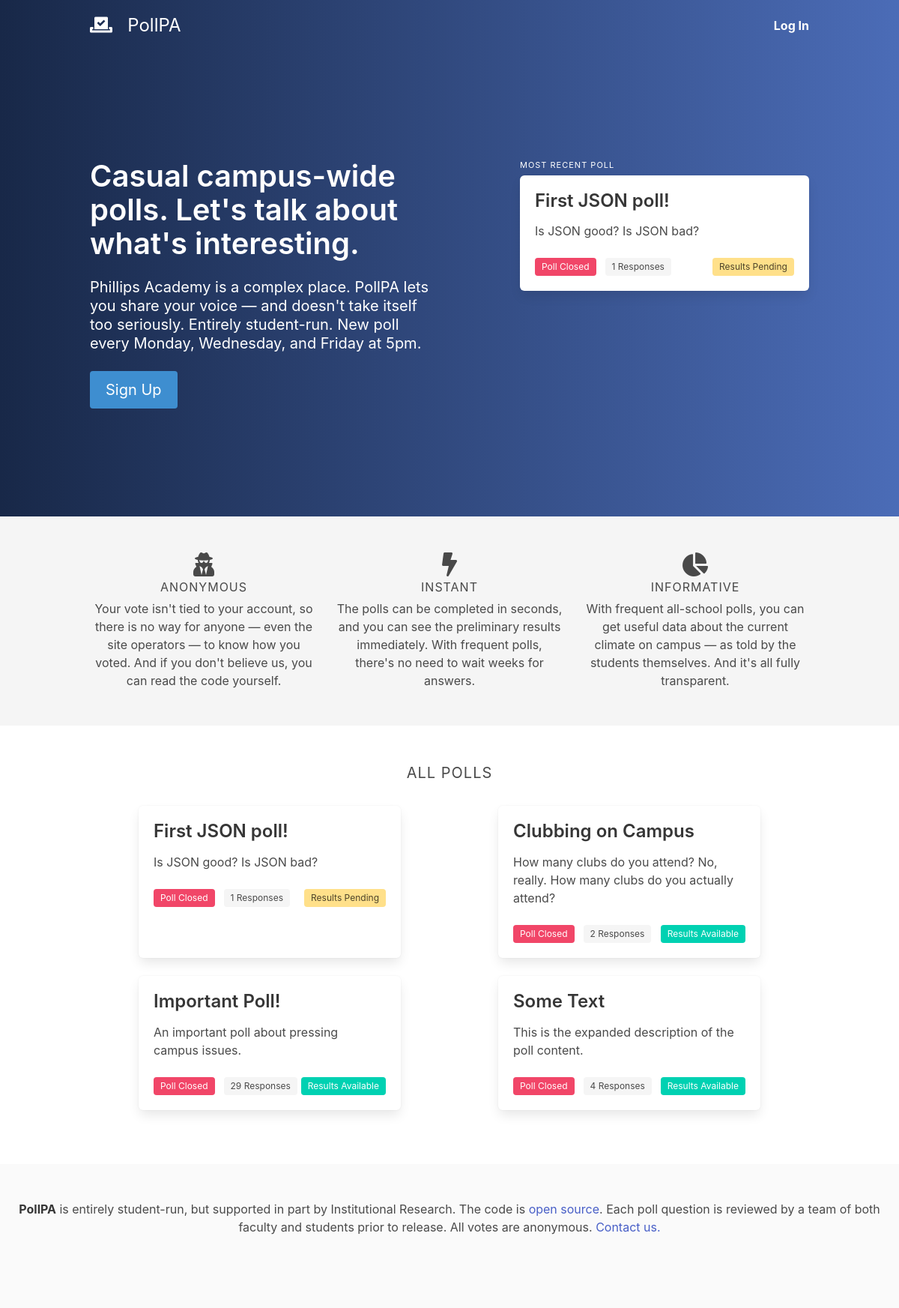
The app's page /, older data.
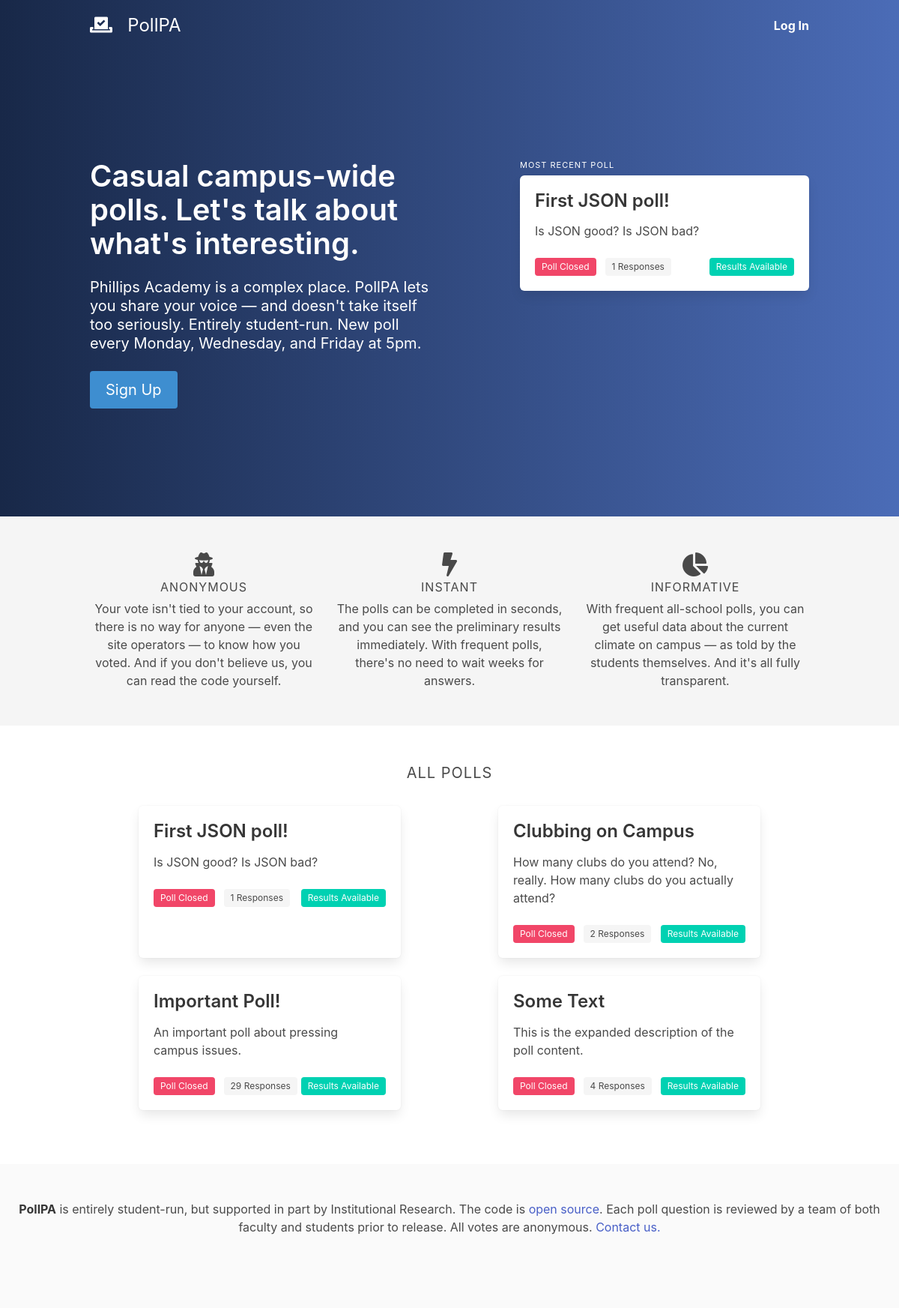
The same page, newer data.
### polls/models.py (models this page shows, shortened)
class Poll(models.Model):
    id = models.AutoField(primary_key=True)
    created = models.DateTimeField(auto_now_add=True, db_index=True)
    available = models.DateTimeField(db_index=True)
    closes = models.DateTimeField(db_index=True)
    public = models.DateTimeField(db_index=True)
    title = models.TextField()
    description = models.TextField(blank=True)
    about = models.TextField(default="pressing campus issues")
    @property
    def votes(self):
        return Vote.objects.filter(poll=self)
    @property
    def is_completed(self):
        return timezone.now() > self.closes
    @property
    def is_public(self):
        return timezone.now() > self.public
    @property
    def is_available(self):
        return timezone.now() > self.available

### polls/views.py (the view)
# urls.py: path('', views.index, name='index'),
def index(request):
    polls = [poll for poll in Poll.objects.all().order_by("-closes")
             if poll.is_available]
    return render(request, 'polls/index.html', {
        "polls": polls,
        "most_recent_poll_id": polls[0].id
    })

### polls/templates/polls/index.html (shortened to what this page needs)
{% extends 'polls/content.html' %}
{% block header %}
<section class="hero is-medium is-dark" id="index-hero">
  <div class="hero-body">
    <div class="container">
      <div class="columns">
        <div class="column is-6">
          <h1 class="title is-size-2">Casual campus-wide polls. Let's talk about what's interesting.</h1>
          <p class="subtitle medium-top-margin">Phillips Academy is a complex place. PollPA lets you share your voice —
            and doesn't take itself too seriously. Entirely student-run. New poll every Monday, Wednesday, and Friday at 5pm.</p>
          {% if request.user.is_authenticated %}
          <a class="button is-info is-medium" href="/poll/{{most_recent_poll_id}}">Most Recent Poll</a>
          {% else %}
          <a class="button is-info is-medium" href="{% url 'register' %}">Sign Up</a>
          {% endif %}
        </div>
        <div class="column is-offset-1 is-5">
          <p class="heading">Most Recent Poll</p>
          {% include "polls/poll-box.html" with poll=polls|first %}
        </div>
      </div>
    </div>
  </div>
</section>
<section class="hero is-light">
  <div class="hero-body">
    <div class="container">
      <div class="columns">
        <div class="column has-text-centered">
          <div>
            <i class="fas fa-user-secret is-size-3"></i>
            <p class="heading is-size-6">Anonymous</p>
            <p>
              Your vote isn't tied to your account, so there is no way for anyone — even the site operators — to know how you voted. And if you don't believe us, you can read the <a href="https://github.com/pollpa/PollPA">code</a> yourself.
            </p>
          </div>
        </div>
        <div class="column has-text-centered">
          <div>
            <i class="fas fa-bolt is-size-3"></i>
            <p class="heading is-size-6">Instant</p>
            <p>
              The polls can be completed in seconds, and you can see the preliminary results immediately. With frequent polls, there's no need to wait weeks for answers.
            </p>
          </div>
        </div>
        <div class="column has-text-centered">
          <div>
            <i class="fas fa-chart-pie is-size-3"></i>
            <p class="heading is-size-6">Informative</p>
            <p>
              With frequent all-school polls, you can get useful data about the current climate on campus — as told by the students themselves. And it's all fully transparent.
            </p>
          </div>
        </div>
      </div>
    </div>
  </div>
</section>
{% endblock %}
{% block content %}
<section id="polls">
  <div class="has-text-centered">
    <h2 class="is-size-5 heading">All Polls</h2>
  </div>
  <br>
  <div class="grid">
    {% for poll in polls %}
    {% include "polls/poll-box.html" with poll=poll %}
    {% endfor %}
  </div>
</section>
{% endblock %}

### polls/templates/polls/poll-box.html
{% load humanize %}
<a href="/poll/{{poll.id}}" class="box poll-box has-text-grey-dark">
  <div class="content">
    <h3 class="is-size-4">{{poll.title}}</h3>
    <p class="is-size-6">{{poll.description}}</p>
  </div>
  <div class="level is-mobile">
    <div class="level-left">
      {% if poll.is_completed %}
        <span class="tag is-danger level-item">Poll Closed</span>
        <span class="tag level-item">{{poll.votes|length}} Responses</span>
      {% else %}
        <span class="tag is-success level-item">Closes {{poll.closes|naturaltime}}</span>
      {% endif %}
    </div>
    <div class="level-right">
      {% if poll.is_public %}
        <span class="tag is-primary level-item">Results Available</span>
      {% else %}
        <span class="tag is-warning level-item">Results Pending</span>
      {% endif %}
    </div>
  </div>
</a>

Row changes from the older to the newer data that the page shows:
changed Poll "First JSON poll!": public "Results Pending" → "Results Available"
Text that changed along with them:
text no longer shown: "Results Pending"
text now shown: "Results Available"
